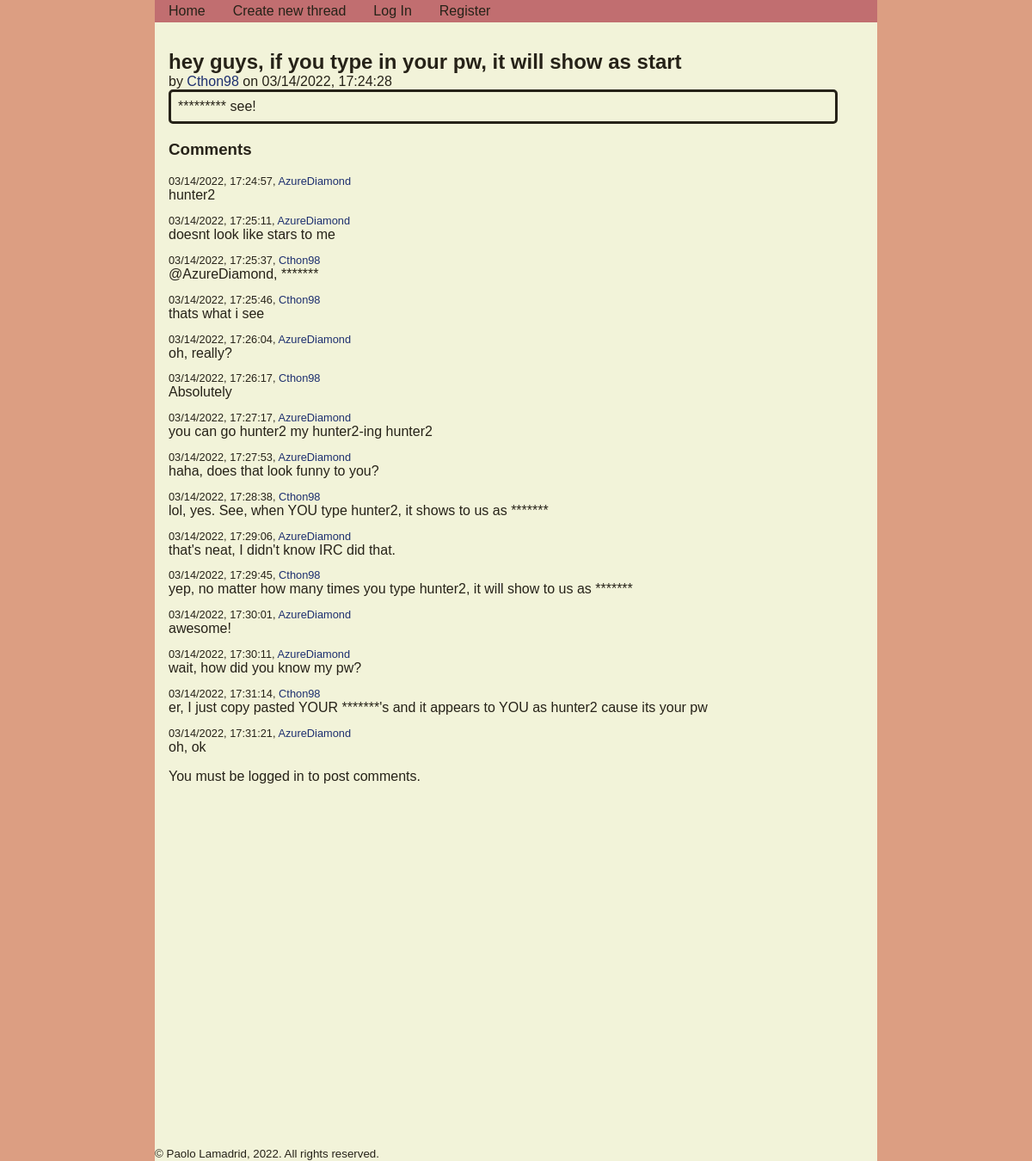
The app's page /thread/2 with its own data.
### tables this page shows
CREATE TABLE threads
(
    thread_id INTEGER PRIMARY KEY AUTOINCREMENT,
    title TEXT NOT NULL,
    body TEXT NOT NULL,
    date_created TEXT NOT NULL,
    user_poster TEXT NOT NULL
);

CREATE TABLE comments
(
    comment_id INTEGER PRIMARY KEY AUTOINCREMENT,
    thread_id INTEGER NOT NULL,
    username TEXT NOT NULL,
    date_created TEXT NOT NULL,
    body TEXT NOT NULL
);

### thread/views.py (the view, shortened to what this page needs)
@thread_bp.route("/thread/<int:thread_id>", methods=["GET", "POST"])
def thread(thread_id):
    form = CommentForm()
    db = get_db()
    thread = db.execute("""
        SELECT * FROM threads
        WHERE thread_id = ?;
    """, (thread_id,)).fetchone()
    comments = db.execute("""
        SELECT * FROM comments
        WHERE thread_id = ?;
    """, (thread_id,)).fetchall()
    return render_template("thread.html", thread=thread, comments=comments, form=form)

### app.py (called while the page is built)
@app.before_request
def load_logged_in_user():
    g.user = session.get("username", None)
    g.is_admin = session.get("is_admin", False)

### database.py (called while the page is built)
def get_db():
    if "db" not in g:
        g.db = sqlite3.connect(DATABASE,
            detect_types=sqlite3.PARSE_DECLTYPES
        )
        g.db.row_factory = sqlite3.Row
    return g.db

### thread/templates/thread/thread.html (shortened to what this page needs)
{% extends 'base.html' %}
{% block main_content %}
<section class="thread_detailed">
    <h1>{{ thread["title"] }}</h1>
    <p>by <a href="{{ url_for('user.user_profile', username=thread['user_poster']) }}">{{ thread["user_poster"] }}</a> on {{ thread["date_created"] }}</p>
    <p class="thread_body">{{ thread["body"] }}</p>
</section>
<section class="comments_section">
<h3>Comments</h3>
{% for comment in comments %}
    <p class="comment_info">{{ comment["date_created"] }}, <a href="{{ url_for('user.user_profile', username=comment['username']) }}">{{ comment["username"] }}</a></p>
    <p class="comment_body">{{ comment["body"] }}</p>
{% endfor %}
{% if g.user %}
    <form action="" method="POST" novalidate>
        {{ form.hidden_tag() }}
        {{ form.body() }}
        {% for error in form.body.errors %}
            {{ error }}
        {% endfor %}
        <br/>
        {{ form.submit() }}
    </form>
{% else %}
    <p>You must be logged in to post comments.</p>
{% endif %}
</section>
{% endblock %}

### static/styles.css (style rules this page uses)
:root { font-size: 16px; --bgcolor: #DC9E82; --txtcolor: #262218; --bodycolor: #F2F3D9; --linkcolor: #1D2F6F; --warningcolor: #C1292E; --accentcolor: #C16E70; background-color: var(--bgcolor); }
body { background-color: var(--bodycolor); color: var(--txtcolor); font-family: 'Montserrat', Arial, sans-serif; font-size: 1rem; width: 70%; margin: auto auto; }
a { text-decoration: none; color: var(--linkcolor); }
.thread_thumbnail h3, .thread_detailed h1 { margin-top: 2rem; margin-bottom: 0; }
.thread_thumbnail p, .thread_detailed p { margin: 0; }
.thread_detailed p, .thread_detailed h1 , .comments_section { margin-left: 1rem; }
.thread_body { width: 90%; border: solid var(--txtcolor); border-radius: 5px; margin: 0rem; padding: 0.5rem; }
.comment_info { font-size: 0.8rem; margin-bottom: 0; }
.comment_body { margin-top: 0; margin-bottom: 0; }

### records on screen
threads: title "hey guys, if you type in your pw, it will show as start", user_poster "Cthon98", date_created "03/14/2022, 17:24:28", body "********* see!"
comments: date_created "03/14/2022, 17:24:57", username "AzureDiamond", body "hunter2"
comments: date_created "03/14/2022, 17:25:11", username "AzureDiamond", body "doesnt look like stars to me"
comments: date_created "03/14/2022, 17:25:37", username "Cthon98", body "@AzureDiamond, *******"
comments: date_created "03/14/2022, 17:25:46", username "Cthon98", body "thats what i see"
comments: date_created "03/14/2022, 17:26:04", username "AzureDiamond", body "oh, really?"
comments: date_created "03/14/2022, 17:26:17", username "Cthon98", body "Absolutely"
comments: date_created "03/14/2022, 17:27:17", username "AzureDiamond", body "you can go hunter2 my hunter2-ing hunter2"
comments: date_created "03/14/2022, 17:27:53", username "AzureDiamond", body "haha, does that look funny to you?"
comments: date_created "03/14/2022, 17:28:38", username "Cthon98", body "lol, yes. See, when YOU type hunter2, it shows to us as *******"
comments: date_created "03/14/2022, 17:29:06", username "AzureDiamond", body "that's neat, I didn't know IRC did that."
comments: date_created "03/14/2022, 17:29:45", username "Cthon98", body "yep, no matter how many times you type hunter2, it will show to us as *******"
comments: date_created "03/14/2022, 17:30:01", username "AzureDiamond", body "awesome!"
comments: date_created "03/14/2022, 17:30:11", username "AzureDiamond", body "wait, how did you know my pw?"
comments: date_created "03/14/2022, 17:31:14", username "Cthon98", body "er, I just copy pasted YOUR *******'s and it appears to YOU as hunter2 cause its your pw"
comments: date_created "03/14/2022, 17:31:21", username "AzureDiamond", body "oh, ok"
